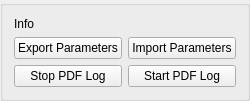
     <widget class="QGroupBox" name="groupBox_3">
      <property name="sizePolicy">
       <sizepolicy hsizetype="Preferred" vsizetype="Preferred">
        <horstretch>0</horstretch>
        <verstretch>0</verstretch>
       </sizepolicy>
      </property>
      <property name="title">
       <string/>
      </property>
      <layout class="QGridLayout" name="gridLayout_24">
       <item row="2" column="1">
        <widget class="QPushButton" name="pb_start_pdf">
         <property name="sizePolicy">
          <sizepolicy hsizetype="Preferred" vsizetype="Fixed">
           <horstretch>0</horstretch>
           <verstretch>0</verstretch>
          </sizepolicy>
         </property>
         <property name="text">
          <string>Start PDF Log</string>
         </property>
        </widget>
       </item>
       <item row="1" column="0">
        <widget class="QPushButton" name="pb_export_params">
         <property name="sizePolicy">
          <sizepolicy hsizetype="Preferred" vsizetype="Fixed">
           <horstretch>0</horstretch>
           <verstretch>0</verstretch>
          </sizepolicy>
         </property>
         <property name="text">
          <string>Export Parameters</string>
         </property>
        </widget>
       </item>
       <item row="1" column="1">
        <widget class="QPushButton" name="pb_import_params">
         <property name="sizePolicy">
          <sizepolicy hsizetype="Preferred" vsizetype="Fixed">
           <horstretch>0</horstretch>
           <verstretch>0</verstretch>
          </sizepolicy>
         </property>
         <property name="text">
          <string>Import Parameters</string>
         </property>
        </widget>
       </item>
       <item row="2" column="0">
        <widget class="QPushButton" name="pb_stop_pdf">
         <property name="sizePolicy">
          <sizepolicy hsizetype="Preferred" vsizetype="Fixed">
           <horstretch>0</horstretch>
           <verstretch>0</verstretch>
          </sizepolicy>
         </property>
         <property name="text">
          <string>Stop PDF Log</string>
         </property>
        </widget>
       </item>
       <item row="0" column="0" colspan="2">
        <widget class="QLabel" name="label_info">
         <property name="sizePolicy">
          <sizepolicy hsizetype="Preferred" vsizetype="Fixed">
           <horstretch>0</horstretch>
           <verstretch>0</verstretch>
          </sizepolicy>
         </property>
         <property name="text">
          <string>Info</string>
         </property>
        </widget>
       </item>
      </layout>
     </widget>
